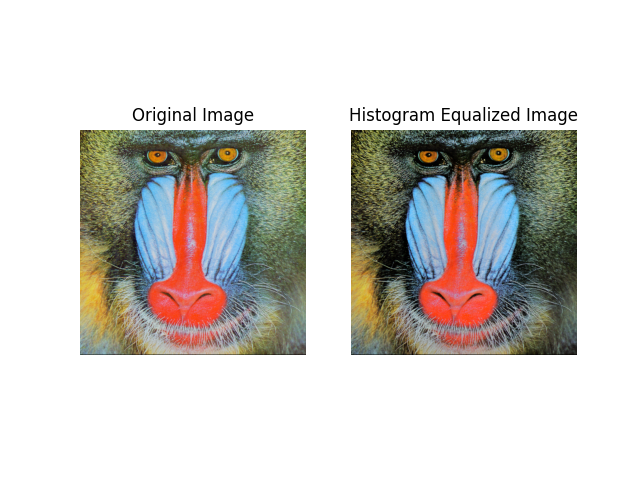

Python code for this plot:
import cv2
import numpy as np
import matplotlib.pyplot as plt

# Read in the image
I = cv2.imread('C://Dataset//4.2.03.tiff')

# Convert the original image to HSV
Ihsv = cv2.cvtColor(I, cv2.COLOR_BGR2HSV)

# Histogram equalize the V (Value) channel of Ihsv
V = cv2.equalizeHist(Ihsv[:, :, 2])

# Copy the equalized V plane into the 3rd channel of Ihsv
Ihsv[:, :, 2] = V

# Convert Ihsv back to RGB format
Iout = cv2.cvtColor(Ihsv, cv2.COLOR_HSV2BGR)

# Display the original and modified images side by side
plt.subplot(1, 2, 1)
plt.imshow(cv2.cvtColor(I, cv2.COLOR_BGR2RGB))
plt.title("Original Image")
plt.axis('off')

plt.subplot(1, 2, 2)
plt.imshow(cv2.cvtColor(Iout, cv2.COLOR_BGR2RGB))
plt.title("Histogram Equalized Image")
plt.axis('off')

plt.show()
